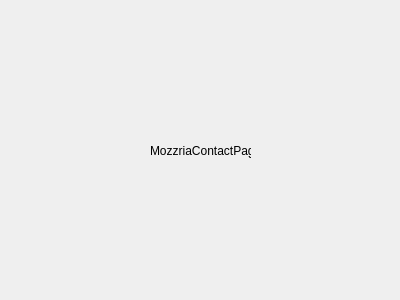
<?xml version="1.0" encoding="UTF-8"?>
<ui version="4.0">
 <class>MozzriaContactPage</class>
 <widget class="QWidget" name="MozzriaContactPage">
  <property name="geometry">
   <rect>
    <x>0</x>
    <y>0</y>
    <width>400</width>
    <height>300</height>
   </rect>
  </property>
  <property name="windowTitle">
   <string>Form</string>
  </property>
  <widget class="QLabel" name="label">
   <property name="geometry">
    <rect>
     <x>150</x>
     <y>130</y>
     <width>101</width>
     <height>41</height>
    </rect>
   </property>
   <property name="text">
    <string>MozzriaContactPage</string>
   </property>
  </widget>
 </widget>
 <resources/>
 <connections/>
</ui>
